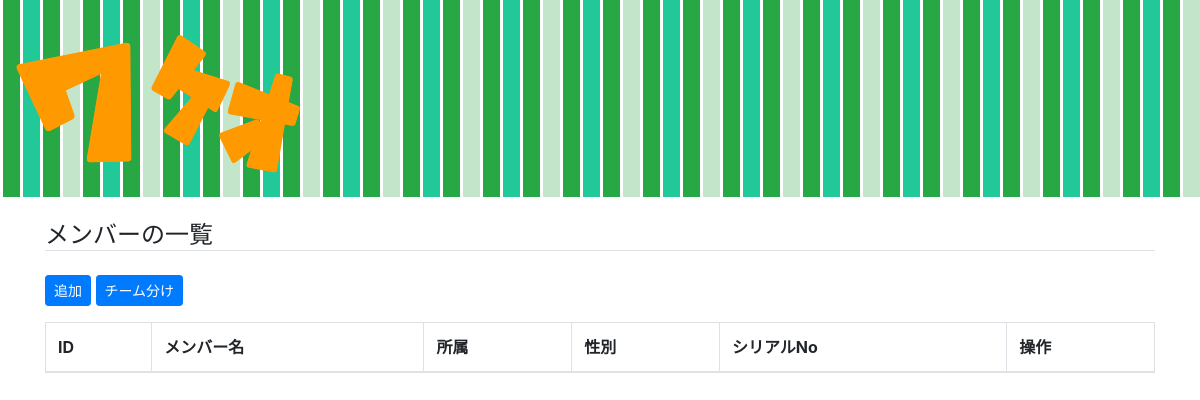
Before: /cms/member/?S=None with the older database file.
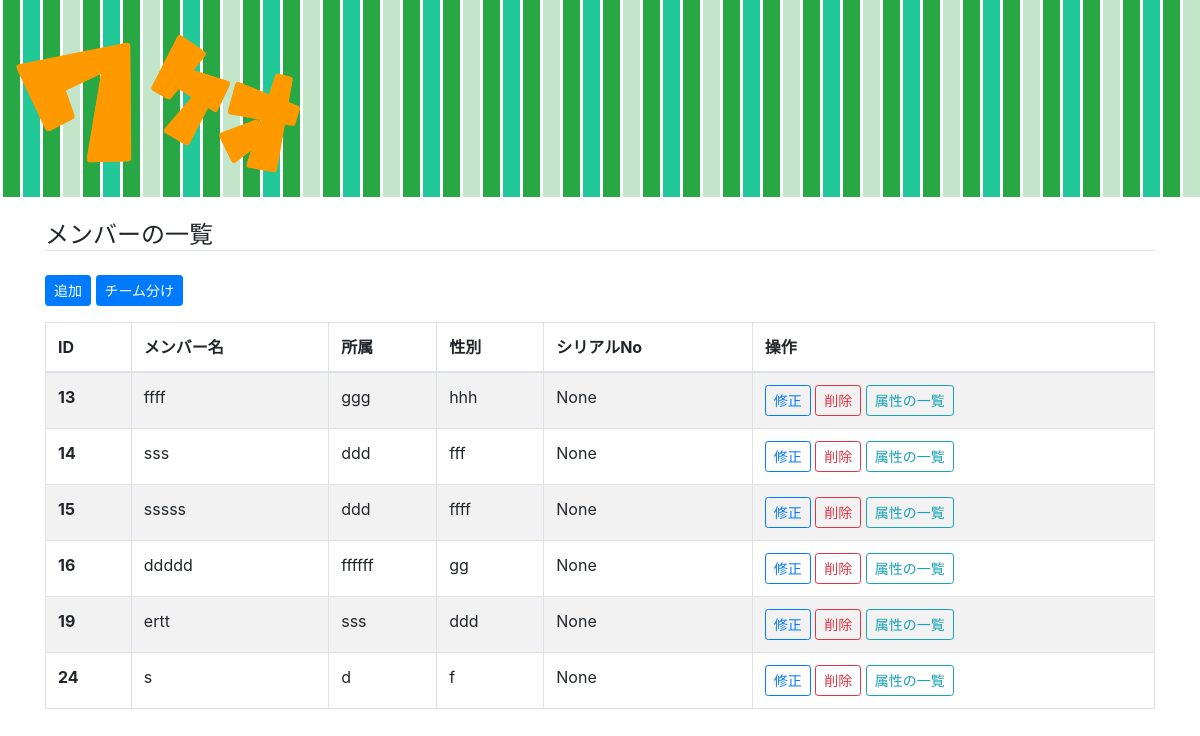
After: the same page with the newer database file.
### cms/models.py (models this page shows, shortened)
class Member(models.Model):
    name = models.CharField('メンバー名', max_length=255)
    div = models.CharField('所属', max_length=255, blank=True)
    sex = models.CharField('性別', max_length=255, blank=True)
    team = models.IntegerField('チーム', blank=True, default=0)
    serialcd = models.CharField('シリアルコード', max_length=255, blank=True)

### cms/views.py (the view)
# urls.py: path('member/', views.member_list, name='member_list'),
def member_list(request):
    serialCd = request.GET.get("S")
    members = Member.objects.filter(serialcd = serialCd).order_by('id')
    return render(request, 'cms/member_list.html',
                  dict(members=members, S=serialCd))

### cms/templates/cms/member_list.html (shortened to what this page needs)
{% extends "cms/base.html" %}
{% block content %}
    <h4 class="mt-4 border-bottom">メンバーの一覧</h4>
    <a href="{% url 'cms:member_add' %}?S={{ S }}" class="btn btn-primary btn-sm my-3">追加</a>
    <a href="{% url 'cms:team_member_list' %}?S={{ S }}" class="btn btn-primary btn-sm my-3">チーム分け</a>
    <table class="table table-striped table-bordered">
        <thead>
            <tr>
                <th scope="col">ID</th>
                <th scope="col">メンバー名</th>
                <th scope="col">所属</th>
                <th scope="col">性別</th>
                <th scope="col">シリアルNo</th>
                <th scope="col">操作</th>
            </tr>
        </thead>
        <tbody>
            {% for member in members %}
            <tr>
                <th scope="row">{{ member.id }}</th>
                <td>{{ member.name }}</td>
                <td>{{ member.div }}</td>
                <td>{{ member.sex }}</td>
                <td>{{ member.serialcd }}</td>
                <td>
                    <a href="{% url 'cms:member_mod' member_id=member.id %}?S={{ S }}" class="btn btn-outline-primary btn-sm">修正</a>
                    <a href="{% url 'cms:member_del' member_id=member.id %}?S={{ S }}" class="btn btn-outline-danger btn-sm">削除</a>
                    <a href="{% url 'cms:attribute_list' member_id=member.id %}?S={{ S }}" class="btn btn-outline-info btn-sm">属性の一覧</a>
                </td>
            </tr>
            {% endfor %}
        </tbody>
    </table>
{% endblock content %}

Changed rows visible on the page:
added Member: id "13", name "ffff", div "ggg", sex "hhh", serialcd "None"
added Member: id "14", name "sss", div "ddd", sex "fff", serialcd "None"
added Member: id "15", name "sssss", div "ddd", sex "ffff", serialcd "None"
added Member: id "16", name "ddddd", div "ffffff", sex "gg", serialcd "None"
added Member: id "19", name "ertt", div "sss", sex "ddd", serialcd "None"
added Member: id "24", name "s", div "d", sex "f", serialcd "None"
